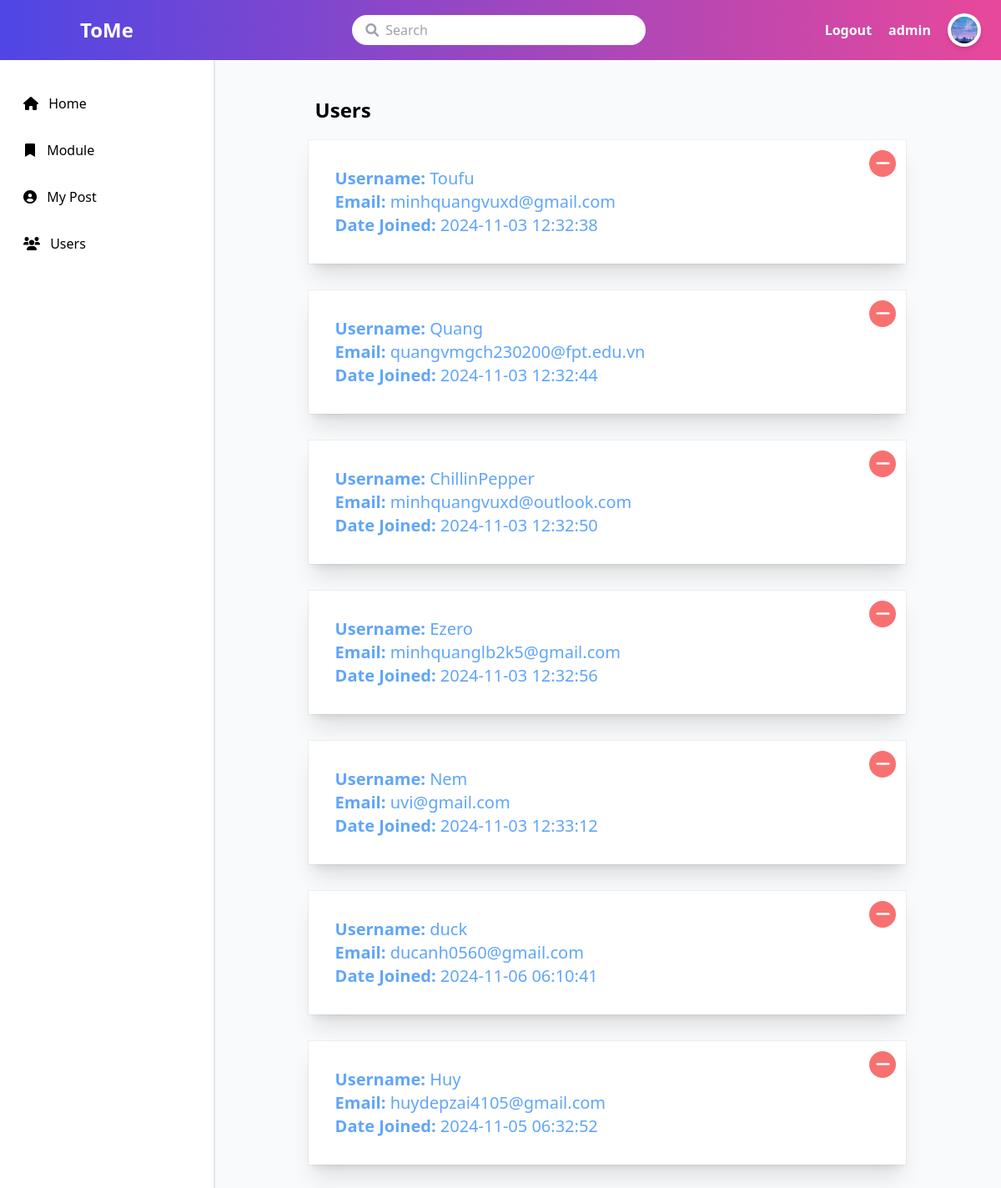
Screenshot of /users.php (signed in) with the database file from the repository.
### tables this page shows
CREATE TABLE `user` (
  `user_id` int(3) NOT NULL,
  `role` int(3) NOT NULL DEFAULT 1,
  `username` varchar(15) NOT NULL,
  `email` varchar(255) NOT NULL,
  `password` varchar(255) NOT NULL,
  `date` timestamp NOT NULL DEFAULT current_timestamp() ON UPDATE current_timestamp(),
  `image` varchar(255) NOT NULL
);

### users.php (called while the page is built, shortened)
<?php
include 'includes/database_connection.php';
$isLoggedIn = isset($_SESSION['logged_in']) && $_SESSION['logged_in'];
$username = $_SESSION['username'] ?? '';
$role = $_SESSION['role'] ?? null;
$sql = 'SELECT username, email, date, user_id FROM user WHERE role = 1';
$stmt = $pdo->query($sql);
$users = $stmt->fetchAll(PDO::FETCH_ASSOC);
include 'templates/users.html.php';
$output = ob_get_clean();
include 'templates/layout.html.php';

### templates/users.html.php (the view, shortened to what this page needs)
<header class="text-2xl font-sans font-bold pl-2 py-5 mx-auto w-4/5">Users</header>
<div class="flex flex-col space-y-8 w-4/5 mx-auto">
    <?php foreach ($users as $user): ?>
        <div class="relative transform hover:scale-105 transition-transform duration-300 bg-white dark:bg-slate-800 px-6 py-8 text-xl text-blue-400 ring-1 ring-slate-900/5 shadow-xl border-l-8 border-white hover:border-blue-400">
            <div class="flex flex-col">
                <span><strong>Username:</strong> <?= htmlspecialchars($user['username']) ?></span>
                <span><strong>Email:</strong> <?= htmlspecialchars($user['email']) ?></span>
                <span><strong>Date Joined:</strong> <?= htmlspecialchars($user['date']) ?></span>
            </div>
            <div class="absolute top-2 right-2 pt-1 pr-1">
                <button onclick="deleteUser(<?= $user['user_id'] ?>)" class="hover:bg-red-600 bg-red-400 text-white rounded-full w-8 h-8">
                    <i class="fa-solid fa-minus"></i>
                </button>
            </div>
        </div>
    <?php endforeach; ?>
</div>

### templates/layout.html.php (shortened to what this page needs)
<!DOCTYPE html>
<html lang="en">
<head>
    <link href="tailwind_package/output.css" rel="stylesheet">
    <link rel="stylesheet" href="https://cdnjs.cloudflare.com/ajax/libs/font-awesome/6.0.0-beta3/css/all.min.css">
    <script src="https://cdn.tailwindcss.com"></script>
</head>
<body>
    <div class="box-content border-none h-10 w-full p-4 border-4 bg-gradient-to-r from-indigo-600 to-pink-500 flex items-center justify-between fixed top-0 z-10">
        <div class="flex items-center space-x-4">
            <a href="questions.php" class="text-white text-2xl font-sans font-bold pl-20">ToMe</a>
        </div>
        <div class="flex items-center space-x-2 w-1/3 pl-10 relative">
            <span class="absolute left-16 text-gray-400 pointer-events-none">
            </span>
            <input
                type="text" id="search-input" placeholder="Search" class="w-full py-1.5 pl-10 pr-3 rounded-full focus:outline-none"/>
        </div>
        <div class="flex items-center space-x-5 pr-10">
            <?php if (!$isLoggedIn): ?>
                <a href="login.php" class="text-white text-2l font-semibold">Login</a>
                <a href="register.php" class="text-white text-2l font-semibold">Register</a>
            <?php else: ?>
                <a href="index.php" class="text-white text-2l font-semibold">Logout</a>
                <span class="text-white text-2l font-semibold"><?= htmlspecialchars($username) ?></span>
            <?php endif; ?>
            <a href="profile.php" class="inline-flex items-center justify-center p-1 bg-white rounded-full shadow-md">
            <?php if (!empty($_SESSION['image'])): ?>
                <img src="<?= htmlspecialchars($_SESSION['image']) ?>" alt="Profile Image" class="w-8 h-8 rounded-full object-cover">
            <?php endif; ?>
            </a>
        </div>
    </div>
    <div class="flex">
        <div class="box-content w-60 p-2 border-r-2 border-gray-200 fixed top-16 h-full pt-10 ">
            <a href="questions.php" class="transform hover:scale-105 transition-transform duration-300 hover:bg-gray-100 rounded-full w-full h-10 p-5 flex items-center justify-left mx-auto mb-4">
                <div class="text-center ">
                    <i class="fa fa-home pr-2" aria-hidden="true"></i>
                    <span class="text-black text-l font-medium">Home</span>
                </div>
            </a>
            <a href="modules.php" class="transform hover:scale-105 transition-transform duration-300 hover:bg-gray-100 rounded-full w-full h-10 p-5 flex items-center justify-left mx-auto mb-4">
                <div class="text-center ">
                    <i class="fa-solid fa-bookmark pl-0.5 pr-2.5"></i>
                    <span class="text-black text-l font-medium">Module</span>
                </div>
            </a>
            <a href="my_post.php" class="transform hover:scale-105 transition-transform duration-300 hover:bg-gray-100 rounded-full w-full h-10 p-5 flex items-center justify-left mx-auto mb-4">
                <div class="text-center">
                    <i class="fa-solid fa-circle-user pr-2"></i>
                    <span class="text-black text-l font-medium">My Post</span>
                </div>
            </a>
            <?php if ($isLoggedIn && $role == 2): ?>
                <a href="users.php" class="transform hover:scale-105 transition-transform duration-300 hover:bg-gray-100 rounded-full w-full h-10 p-5 flex items-center justify-left mx-auto">
                    <div class="text-center">
                        <i class="fa-solid fa-users pr-2"></i>
                        <span class="text-black text-l font-medium">Users</span>
                    </div>
                </a>
            <?php endif; ?>
        </div>
            <div class="flex-1 bg-gray-50 px-6 py-8 ml-64 mt-16 mx-auto w-2/3 min-h-screen flex flex-col">
                <?= $output ?>
            </div>
    </div>
</body>
</html>

### rows the page displays
user: username "Toufu", email "minhquangvuxd@gmail.com", date "2024-11-03 12:32:38"
user: username "Quang", email "quangvmgch230200@fpt.edu.vn", date "2024-11-03 12:32:44"
user: username "ChillinPepper", email "minhquangvuxd@outlook.com", date "2024-11-03 12:32:50"
user: username "Ezero", email "minhquanglb2k5@gmail.com", date "2024-11-03 12:32:56"
user: username "Nem", email "uvi@gmail.com", date "2024-11-03 12:33:12"
user: username "duck", email "ducanh0560@gmail.com", date "2024-11-06 06:10:41"
user: username "Huy", email "huydepzai4105@gmail.com", date "2024-11-05 06:32:52"

### other values shown
$username "admin"
